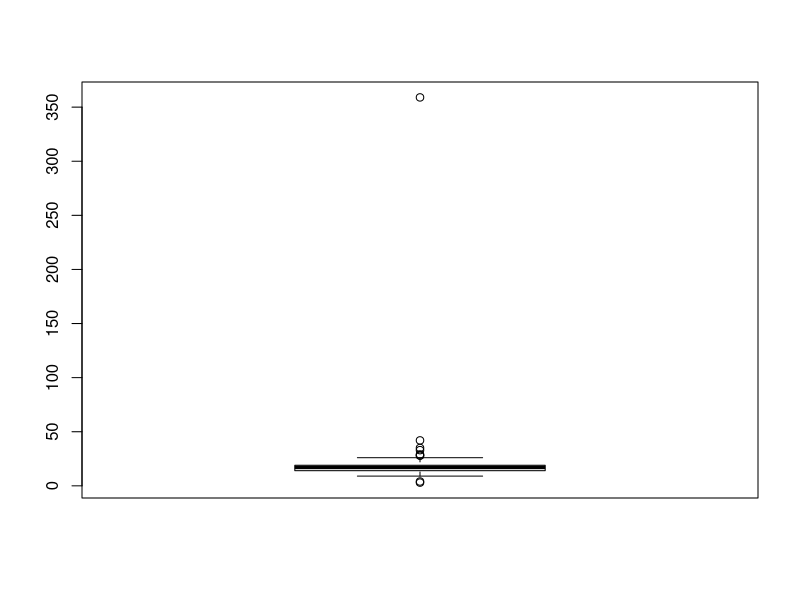
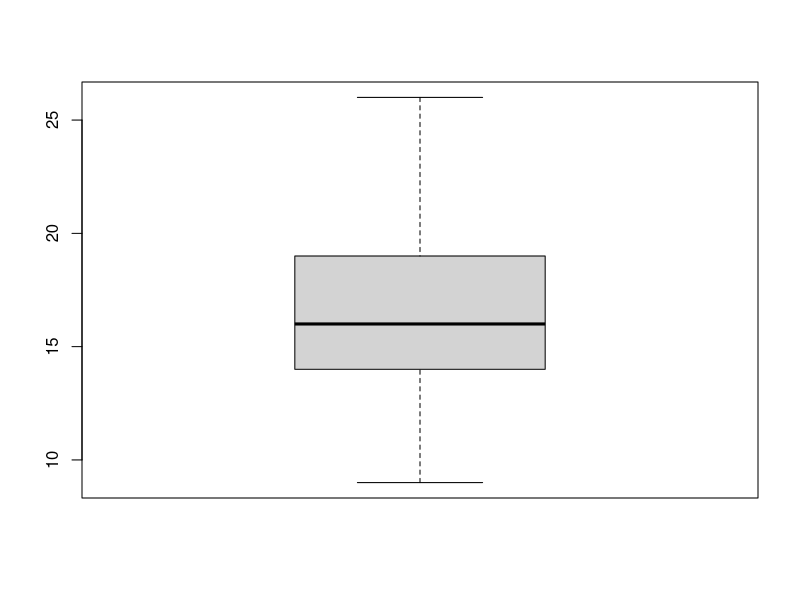

Here is the R script that generated these plots, in order:
mpg <- as.data.frame(ggplot2::mpg)
mpg[c(10, 14, 50, 93), "drv"] <- "k"
mpg[c(29, 43, 129, 203) ,"cty"] <-c(3, 4, 359, 42)
table(is.na(mpg$drv))
drv_nomiss <- mpg$drv %in% NA
table(drv_nomiss)

boxplot(mpg$cty)$stats
mpg$cty <- ifelse(mpg$cty < 9 | mpg$cty > 26, NA, mpg$cty)
boxplot(mpg$cty)$stats

library(dplyr)
mpg %>% group_by(drv) %>% summarise(mean_cty = mean(mpg$cty, na.rm = T))
